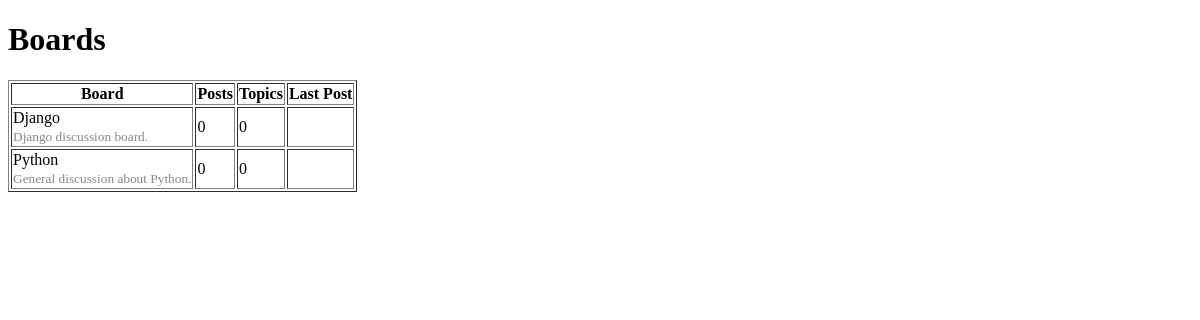
Before: / with the older database file.
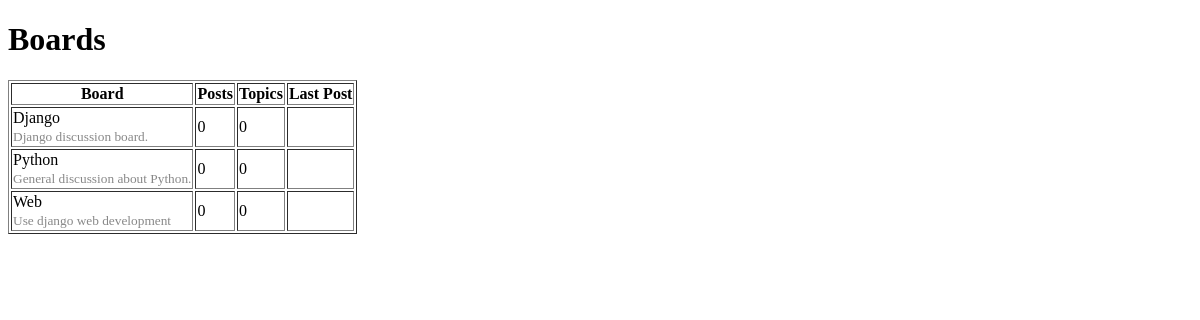
After: the same page with the newer database file.
### boards/models.py (models this page shows, shortened)
class Board(models.Model):
    name = models.CharField(max_length=30, unique=True)
    description = models.CharField(max_length=100)

### boards/views.py (the view)
# urls.py: 2. Add a URL to urlpatterns:  url(r'^$', views.home, name='home')
def home(request):
    boards = Board.objects.all()
    return render(request, 'home.html', {'boards': boards})

### templates/home.html (shortened to what this page needs)
<!DOCTYPE html>
<html lang="en">
<head>
</head>
<body>
<h1>Boards</h1>
<table border="1">
    <thead>
        <tr>
            <th>Board</th>
            <th>Posts</th>
            <th>Topics</th>
            <th>Last Post</th>
        </tr>
    </thead>
    <tbody>
    {% for board in boards %}
    <tr>
        <td>
            {{board.name}}<br>
            <small style="color: #888">{{board.description}}</small>
        </td>
        <td>0</td>
        <td>0</td>
        <td></td>
    </tr>
{% endfor %}
    </tbody>
</table>
</body>
</html>

Changed rows visible on the page:
added Board: name "Web", description "Use django web development"
